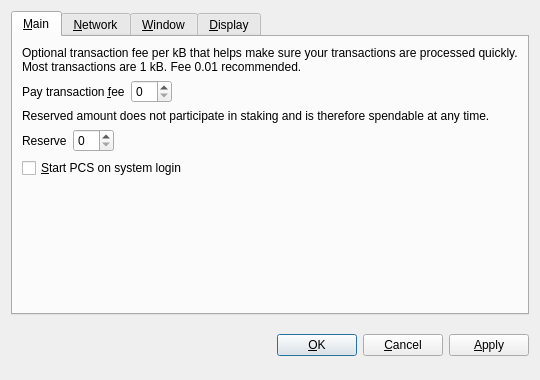
<?xml version="1.0" encoding="UTF-8"?>
<ui version="4.0">
 <class>OptionsDialog</class>
 <widget class="QDialog" name="OptionsDialog">
  <property name="geometry">
   <rect>
    <x>0</x>
    <y>0</y>
    <width>540</width>
    <height>380</height>
   </rect>
  </property>
  <property name="windowTitle">
   <string>Options</string>
  </property>
  <property name="modal">
   <bool>true</bool>
  </property>
  <layout class="QVBoxLayout" name="verticalLayout">
   <item>
    <widget class="QTabWidget" name="tabWidget">
     <property name="tabPosition">
      <enum>QTabWidget::North</enum>
     </property>
     <property name="currentIndex">
      <number>0</number>
     </property>
     <widget class="QWidget" name="tabMain">
      <attribute name="title">
       <string>&amp;Main</string>
      </attribute>
      <layout class="QVBoxLayout" name="verticalLayout_Main">
       <item>
        <widget class="QLabel" name="transactionFeeInfoLabel">
         <property name="text">
          <string>Optional transaction fee per kB that helps make sure your transactions are processed quickly. Most transactions are 1 kB. Fee 0.01 recommended.</string>
         </property>
         <property name="textFormat">
          <enum>Qt::PlainText</enum>
         </property>
         <property name="wordWrap">
          <bool>true</bool>
         </property>
        </widget>
       </item>
       <item>
        <layout class="QHBoxLayout" name="horizontalLayoutFee">
         <item>
          <widget class="QLabel" name="transactionFeeLabel">
           <property name="text">
            <string>Pay transaction &amp;fee</string>
           </property>
           <property name="textFormat">
            <enum>Qt::PlainText</enum>
           </property>
           <property name="buddy">
            <cstring>transactionFee</cstring>
           </property>
          </widget>
         </item>
         <item>
          <widget class="BitcoinAmountField" name="transactionFee"/>
         </item>
         <item>
          <spacer name="horizontalSpacerFee">
           <property name="orientation">
            <enum>Qt::Horizontal</enum>
           </property>
           <property name="sizeHint" stdset="0">
            <size>
             <width>40</width>
             <height>20</height>
            </size>
           </property>
          </spacer>
         </item>
        </layout>
       </item>
       <item>
        <widget class="QLabel" name="reserveBalanceInfoLabel">
         <property name="text">
          <string>Reserved amount does not participate in staking and is therefore spendable at any time.</string>
         </property>
         <property name="textFormat">
          <enum>Qt::PlainText</enum>
         </property>
         <property name="wordWrap">
          <bool>true</bool>
         </property>
        </widget>
       </item>
       <item>
        <layout class="QHBoxLayout" name="horizontalLayoutReserveBalance">
         <item>
          <widget class="QLabel" name="reserveBalanceLabel">
           <property name="text">
            <string>Reserve</string>
           </property>
           <property name="textFormat">
            <enum>Qt::PlainText</enum>
           </property>
           <property name="buddy">
            <cstring>reserveBalance</cstring>
           </property>
          </widget>
         </item>
         <item>
          <widget class="BitcoinAmountField" name="reserveBalance"/>
         </item>
         <item>
          <spacer name="horizontalSpacerReserveBalance">
           <property name="orientation">
            <enum>Qt::Horizontal</enum>
           </property>
           <property name="sizeHint" stdset="0">
            <size>
             <width>40</width>
             <height>20</height>
            </size>
           </property>
          </spacer>
         </item>
        </layout>
       </item>
       <item>
        <widget class="QCheckBox" name="bitcoinAtStartup">
         <property name="toolTip">
          <string>Automatically start PCS after logging in to the system.</string>
         </property>
         <property name="text">
          <string>&amp;Start PCS on system login</string>
         </property>
        </widget>
       </item>
       <item>
        <spacer name="verticalSpacer_Main">
         <property name="orientation">
          <enum>Qt::Vertical</enum>
         </property>
         <property name="sizeHint" stdset="0">
          <size>
           <width>20</width>
           <height>40</height>
          </size>
         </property>
        </spacer>
       </item>
      </layout>
     </widget>
     <widget class="QWidget" name="tabNetwork">
      <attribute name="title">
       <string>&amp;Network</string>
      </attribute>
      <layout class="QVBoxLayout" name="verticalLayout_Network">
       <item>
        <widget class="QCheckBox" name="mapPortUpnp">
         <property name="toolTip">
          <string>Automatically open the PCS client port on the router. This only works when your router supports UPnP and it is enabled.</string>
         </property>
         <property name="text">
          <string>Map port using &amp;UPnP</string>
         </property>
        </widget>
       </item>
       <item>
        <widget class="QCheckBox" name="connectSocks">
         <property name="toolTip">
          <string>Connect to the PCS network through a SOCKS5 proxy (e.g. when connecting through Tor).</string>
         </property>
         <property name="text">
          <string>&amp;Connect through SOCKS5 proxy:</string>
         </property>
        </widget>
       </item>
       <item>
        <layout class="QHBoxLayout" name="horizontalLayout_Network">
         <item>
          <widget class="QLabel" name="proxyIpLabel">
           <property name="text">
            <string>Proxy &amp;IP:</string>
           </property>
           <property name="textFormat">
            <enum>Qt::PlainText</enum>
           </property>
           <property name="buddy">
            <cstring>proxyIp</cstring>
           </property>
          </widget>
         </item>
         <item>
          <widget class="QValidatedLineEdit" name="proxyIp">
           <property name="maximumSize">
            <size>
             <width>140</width>
             <height>16777215</height>
            </size>
           </property>
           <property name="toolTip">
            <string>IP address of the proxy (e.g. 127.0.0.1)</string>
           </property>
          </widget>
         </item>
         <item>
          <widget class="QLabel" name="proxyPortLabel">
           <property name="text">
            <string>&amp;Port:</string>
           </property>
           <property name="textFormat">
            <enum>Qt::PlainText</enum>
           </property>
           <property name="buddy">
            <cstring>proxyPort</cstring>
           </property>
          </widget>
         </item>
         <item>
          <widget class="QLineEdit" name="proxyPort">
           <property name="maximumSize">
            <size>
             <width>55</width>
             <height>16777215</height>
            </size>
           </property>
           <property name="toolTip">
            <string>Port of the proxy (e.g. 9050)</string>
           </property>
          </widget>
         </item>
         <item>
          <spacer name="horizontalSpacer_Network">
           <property name="orientation">
            <enum>Qt::Horizontal</enum>
           </property>
           <property name="sizeHint" stdset="0">
            <size>
             <width>40</width>
             <height>20</height>
            </size>
           </property>
          </spacer>
         </item>
        </layout>
       </item>
       <item>
        <spacer name="verticalSpacer_Network">
         <property name="orientation">
          <enum>Qt::Vertical</enum>
         </property>
         <property name="sizeHint" stdset="0">
          <size>
           <width>20</width>
           <height>40</height>
          </size>
         </property>
        </spacer>
       </item>
      </layout>
     </widget>
     <widget class="QWidget" name="tabWindow">
      <attribute name="title">
       <string>&amp;Window</string>
      </attribute>
      <layout class="QVBoxLayout" name="verticalLayout_Window">
       <item>
        <widget class="QCheckBox" name="minimizeToTray">
         <property name="toolTip">
          <string>Show only a tray icon after minimizing the window.</string>
         </property>
         <property name="text">
          <string>&amp;Minimize to the tray instead of the taskbar</string>
         </property>
        </widget>
       </item>
       <item>
        <widget class="QCheckBox" name="minimizeOnClose">
         <property name="toolTip">
          <string>Minimize instead of exit the application when the window is closed. When this option is enabled, the application will be closed only after selecting Quit in the menu.</string>
         </property>
         <property name="text">
          <string>M&amp;inimize on close</string>
         </property>
        </widget>
       </item>
       <item>
        <spacer name="verticalSpacer_Window">
         <property name="orientation">
          <enum>Qt::Vertical</enum>
         </property>
         <property name="sizeHint" stdset="0">
          <size>
           <width>20</width>
           <height>40</height>
          </size>
         </property>
        </spacer>
       </item>
      </layout>
     </widget>
     <widget class="QWidget" name="tabDisplay">
      <attribute name="title">
       <string>&amp;Display</string>
      </attribute>
      <layout class="QVBoxLayout" name="verticalLayout_Display">
       <item>
        <layout class="QHBoxLayout" name="horizontalLayout_1_Display">
         <item>
          <widget class="QLabel" name="langLabel">
           <property name="text">
            <string>User Interface &amp;language:</string>
           </property>
           <property name="textFormat">
            <enum>Qt::PlainText</enum>
           </property>
           <property name="buddy">
            <cstring>lang</cstring>
           </property>
          </widget>
         </item>
         <item>
          <widget class="QValueComboBox" name="lang">
           <property name="toolTip">
            <string>The user interface language can be set here. This setting will take effect after restarting PCS.</string>
           </property>
          </widget>
         </item>
        </layout>
       </item>
       <item>
        <layout class="QHBoxLayout" name="horizontalLayout_2_Display">
         <item>
          <widget class="QLabel" name="unitLabel">
           <property name="text">
            <string>&amp;Unit to show amounts in:</string>
           </property>
           <property name="textFormat">
            <enum>Qt::PlainText</enum>
           </property>
           <property name="buddy">
            <cstring>unit</cstring>
           </property>
          </widget>
         </item>
         <item>
          <widget class="QValueComboBox" name="unit">
           <property name="toolTip">
            <string>Choose the default subdivision unit to show in the interface and when sending coins.</string>
           </property>
          </widget>
         </item>
        </layout>
       </item>
       <item>
        <widget class="QCheckBox" name="coinControlFeatures">
         <property name="toolTip">
          <string>Whether to show coin control features or not.</string>
         </property>
         <property name="text">
          <string>Display coin &amp;control features (experts only!)</string>
         </property>
        </widget>
       </item>
       <item>
        <spacer name="verticalSpacer_Display">
         <property name="orientation">
          <enum>Qt::Vertical</enum>
         </property>
         <property name="sizeHint" stdset="0">
          <size>
           <width>20</width>
           <height>40</height>
          </size>
         </property>
        </spacer>
       </item>
      </layout>
     </widget>
    </widget>
   </item>
   <item>
    <layout class="QHBoxLayout" name="horizontalLayout_Buttons">
     <item>
      <spacer name="horizontalSpacer_1">
       <property name="orientation">
        <enum>Qt::Horizontal</enum>
       </property>
       <property name="sizeHint" stdset="0">
        <size>
         <width>40</width>
         <height>48</height>
        </size>
       </property>
      </spacer>
     </item>
     <item>
      <widget class="QLabel" name="statusLabel">
       <property name="font">
        <font>
         <weight>75</weight>
         <bold>true</bold>
        </font>
       </property>
       <property name="text">
        <string/>
       </property>
       <property name="textFormat">
        <enum>Qt::PlainText</enum>
       </property>
       <property name="wordWrap">
        <bool>true</bool>
       </property>
      </widget>
     </item>
     <item>
      <spacer name="horizontalSpacer_2">
       <property name="orientation">
        <enum>Qt::Horizontal</enum>
       </property>
       <property name="sizeHint" stdset="0">
        <size>
         <width>40</width>
         <height>48</height>
        </size>
       </property>
      </spacer>
     </item>
     <item>
      <widget class="QPushButton" name="okButton">
       <property name="text">
        <string>&amp;OK</string>
       </property>
      </widget>
     </item>
     <item>
      <widget class="QPushButton" name="cancelButton">
       <property name="text">
        <string>&amp;Cancel</string>
       </property>
       <property name="autoDefault">
        <bool>false</bool>
       </property>
      </widget>
     </item>
     <item>
      <widget class="QPushButton" name="applyButton">
       <property name="text">
        <string>&amp;Apply</string>
       </property>
       <property name="autoDefault">
        <bool>false</bool>
       </property>
      </widget>
     </item>
    </layout>
   </item>
  </layout>
 </widget>
 <customwidgets>
  <customwidget>
   <class>BitcoinAmountField</class>
   <extends>QSpinBox</extends>
   <header>bitcoinamountfield.h</header>
  </customwidget>
  <customwidget>
   <class>QValueComboBox</class>
   <extends>QComboBox</extends>
   <header>qvaluecombobox.h</header>
  </customwidget>
  <customwidget>
   <class>QValidatedLineEdit</class>
   <extends>QLineEdit</extends>
   <header>qvalidatedlineedit.h</header>
  </customwidget>
 </customwidgets>
 <resources/>
 <connections/>
</ui>
